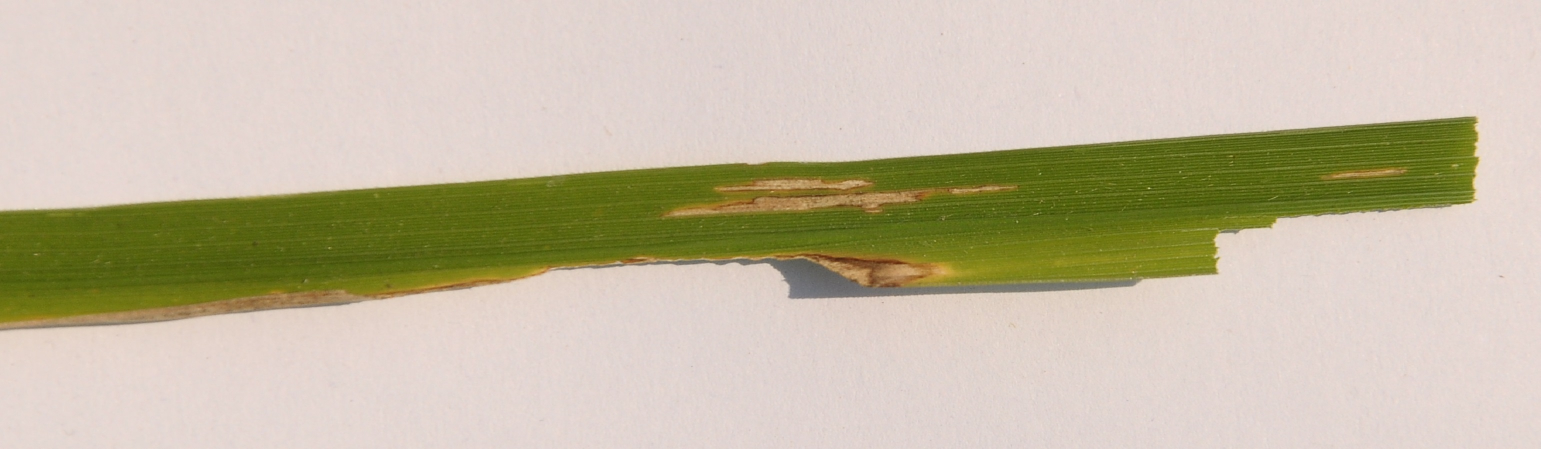
#> input picture tests/fixtures/bacterial_leaf_blight.jpg, 3081 x 897 px (shown at 1/2 size)
$ python -i image_pipeline.py   (imports and definitions only)   (older library calls are emulated)
#> lines starting #> are read from the running program, lines starting #| are printed output that depends on the picture; after the words box and inside, x2 and y2 are one past the last pixel; in counts of white or black regions, pixels touching at a corner belong together
#> further down, picture is the input picture: shape (897, 3081, 3); mean B, G, R 163.8, 187.4, 196.8
import base64
import time
from typing import Any, Dict, List, Tuple

import cv2
import numpy as np
from scipy.stats import skew
from skimage.feature import graycomatrix, graycoprops

from app.config import (
    IMG_HEIGHT,
    IMG_WIDTH,
    MAX_FILE_SIZE_BYTES,
    MIN_LEAF_AREA_RATIO,
)


class InvalidImageError(ValueError):
    """Raised when an uploaded file is not a valid JPEG or PNG image."""
    pass


class NonLeafImageError(ValueError):
    """Raised when an image contains insufficient leaf area (leaf_area_ratio < threshold)."""
    def __init__(self, message: str, leaf_area_ratio: float):
        super().__init__(message)
        self.leaf_area_ratio = leaf_area_ratio


# [131 lines left out: functions validate_image_file, decode_image_bytes, encode_image_base64, apply_perturbations, apply_gray_world, apply_clahe_lab and 1 more, not called in this run]


def segment_leaf_and_lesions(
    img_bgr: np.ndarray,
) -> Tuple[np.ndarray, np.ndarray, np.ndarray, float, float, int]:
    """
    Segments the rice leaf object from background and detects lesion blobs.

    Returns:
    - leaf_mask: Binary mask of leaf
    - lesion_mask: Binary mask of lesions
    - final_segmented: Image displaying segmented leaf
    - leaf_area_ratio: Ratio of leaf pixels to total image pixels
    - lesion_area_ratio: Ratio of lesion pixels to leaf pixels
    - lesion_blob_count: Number of distinct lesion blobs
    """
    hsv = cv2.cvtColor(img_bgr, cv2.COLOR_BGR2HSV)
#> hsv: shape (897, 3081, 3); mean H, S, V 14.3, 63, 198.8
    gray = cv2.cvtColor(img_bgr, cv2.COLOR_BGR2GRAY)
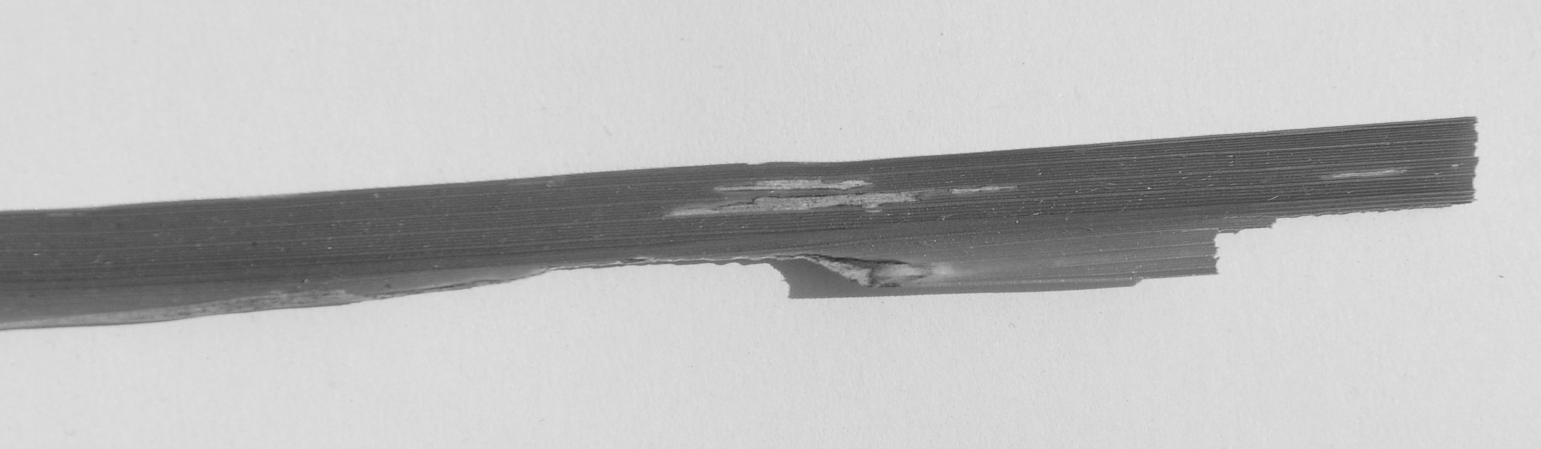
#> gray: shape (897, 3081) (shown at 1/2 size); min 41, max 235, mean 187.5

    # Threshold on Saturation (leaf has color, background is white/light)
    _, mask_sat = cv2.threshold(hsv[:, :, 1], 25, 255, cv2.THRESH_BINARY)
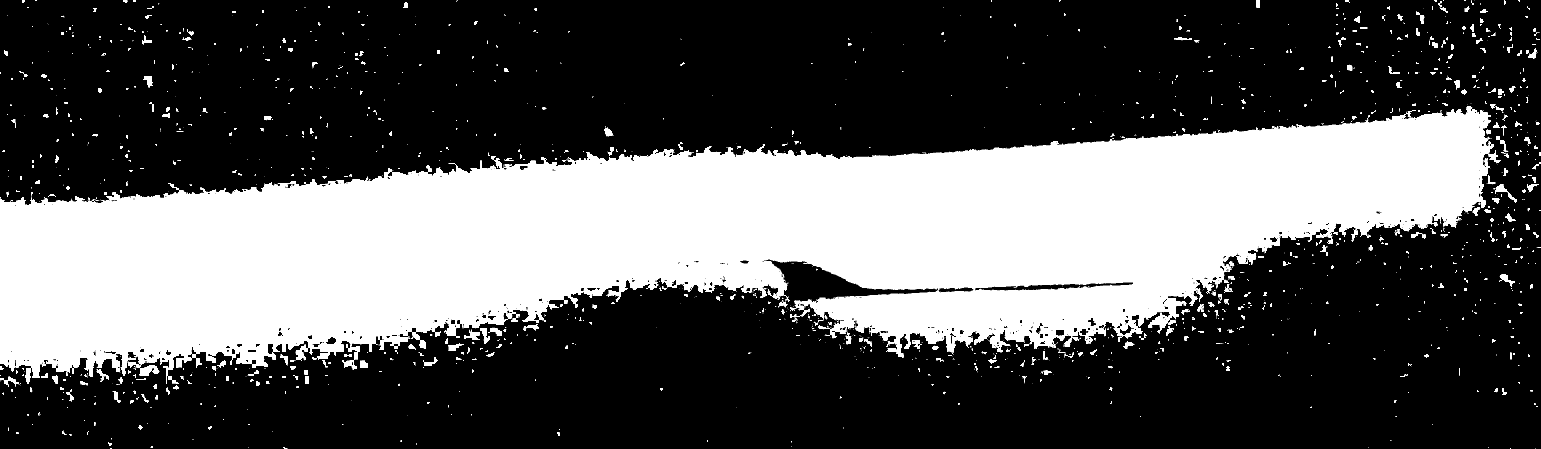
#> mask_sat: shape (897, 3081) (shown at 1/2 size); 34.4% white; 1338 white regions (888 under 20 px), largest, box (x1, y1, x2, y2) and area: (0, 212, 3002, 768) 916794, (2986, 368, 3034, 406) 441, (928, 658, 960, 680) 356
    # Otsu threshold on inverted grayscale
    _, mask_otsu = cv2.threshold(gray, 0, 255, cv2.THRESH_BINARY_INV + cv2.THRESH_OTSU)
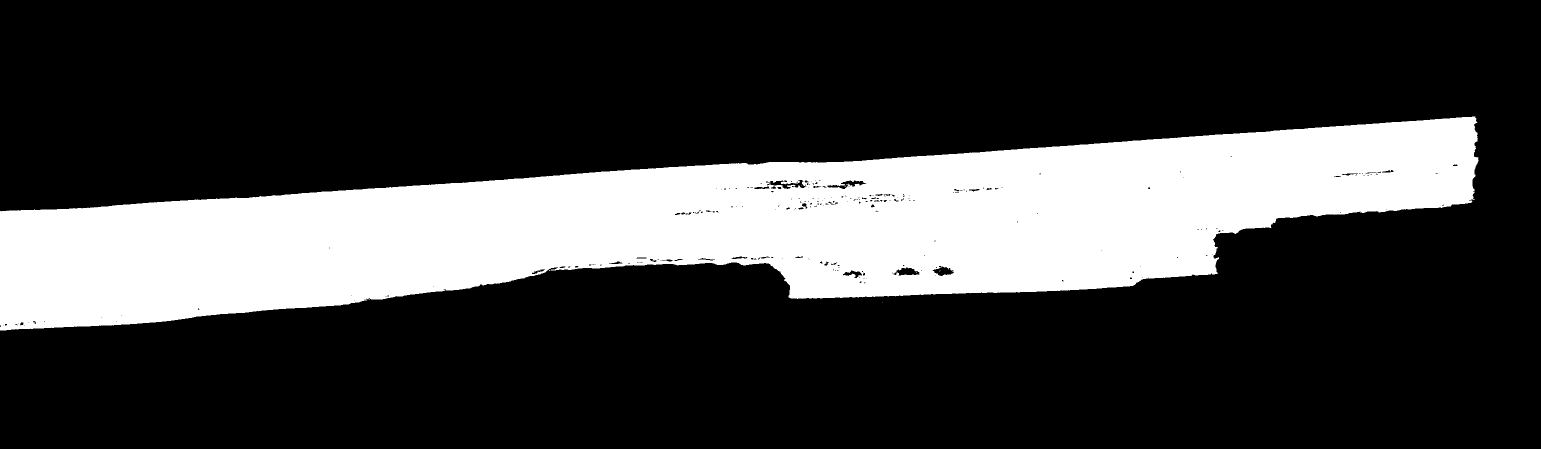
#> mask_otsu: shape (897, 3081) (shown at 1/2 size); 24.3% white; 7 white regions (6 under 20 px), largest, box (x1, y1, x2, y2) and area: (0, 233, 2957, 661) 671057
    leaf_mask_raw = cv2.bitwise_or(mask_sat, mask_otsu)
#> leaf_mask_raw: shape (897, 3081); 34.8% white; 1330 white regions (880 under 20 px), largest, box (x1, y1, x2, y2) and area: (0, 212, 3002, 768) 928897, (2986, 368, 3034, 406) 441, (928, 658, 960, 680) 356

    # Morphological opening and closing
    kernel = cv2.getStructuringElement(cv2.MORPH_ELLIPSE, (5, 5))
    leaf_mask = cv2.morphologyEx(leaf_mask_raw, cv2.MORPH_CLOSE, kernel, iterations=2)
#> leaf_mask: shape (897, 3081); 35.9% white; 871 white regions (530 under 20 px), largest, box (x1, y1, x2, y2) and area: (0, 207, 3034, 780) 964285, (3044, 349, 3078, 386) 454, (0, 750, 42, 774) 419
    leaf_mask = cv2.morphologyEx(leaf_mask, cv2.MORPH_OPEN, kernel, iterations=1)
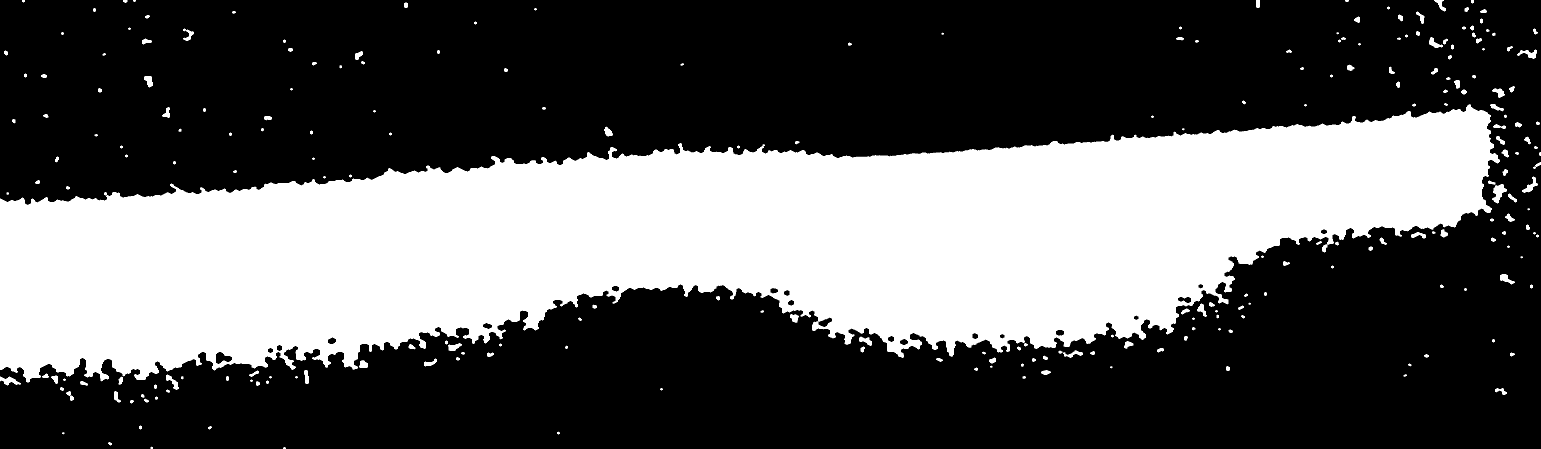
#> leaf_mask: shape (897, 3081) (shown at 1/2 size); 35.3% white; 246 white regions (11 under 20 px), largest, box (x1, y1, x2, y2) and area: (0, 208, 3000, 765) 957579, (2984, 368, 3014, 407) 616, (0, 753, 42, 771) 388

    total_pixels = leaf_mask.size
#> total_pixels = 2763657
    leaf_pixels = int(np.count_nonzero(leaf_mask))
#> leaf_pixels = 976298
    leaf_area_ratio = float(leaf_pixels / max(1, total_pixels))
#> leaf_area_ratio = 0.353

    # Guard check: if leaf area ratio < threshold, raise NonLeafImageError
    if leaf_area_ratio < MIN_LEAF_AREA_RATIO:
        raise NonLeafImageError(
            f"Area daun padi tidak terdeteksi secara memadai (rasio daun: {leaf_area_ratio*100:.1f}%). "
            f"Pastikan fokus kamera mengarah pada daun padi.",
            leaf_area_ratio=round(leaf_area_ratio, 4),
        )

    # Lesion Segmentation inside leaf
    lab = cv2.cvtColor(img_bgr, cv2.COLOR_BGR2Lab)
#> lab: shape (897, 3081, 3); mean of channels 0, 1, 2 193.7, 127.8, 141.3
    l_channel = lab[:, :, 0]

    # Masked L channel for leaf pixels
    leaf_l = l_channel[leaf_mask > 0]
    l_mean = float(np.mean(leaf_l)) if len(leaf_l) > 0 else 128.0
#> l_mean = 145.3
    l_std = float(np.std(leaf_l)) if len(leaf_l) > 0 else 20.0
#> l_std = 49.74

    # Lesions are darker or distinct spots on the leaf
    lesion_threshold = max(30, int(l_mean - 0.75 * l_std))
#> lesion_threshold = 108
    _, lesion_mask_raw = cv2.threshold(l_channel, lesion_threshold, 255, cv2.THRESH_BINARY_INV)
#> lesion_mask_raw: shape (897, 3081); 11.6% white; 1332 white regions (1148 under 20 px), largest, box (x1, y1, x2, y2) and area: (0, 319, 2912, 596) 244526, (1601, 247, 2933, 385) 50457, (1590, 508, 1815, 575) 2577
    lesion_mask = cv2.bitwise_and(lesion_mask_raw, leaf_mask)

    # Remove microscopic noise
    k_small = cv2.getStructuringElement(cv2.MORPH_RECT, (3, 3))
    lesion_mask = cv2.morphologyEx(lesion_mask, cv2.MORPH_OPEN, k_small)
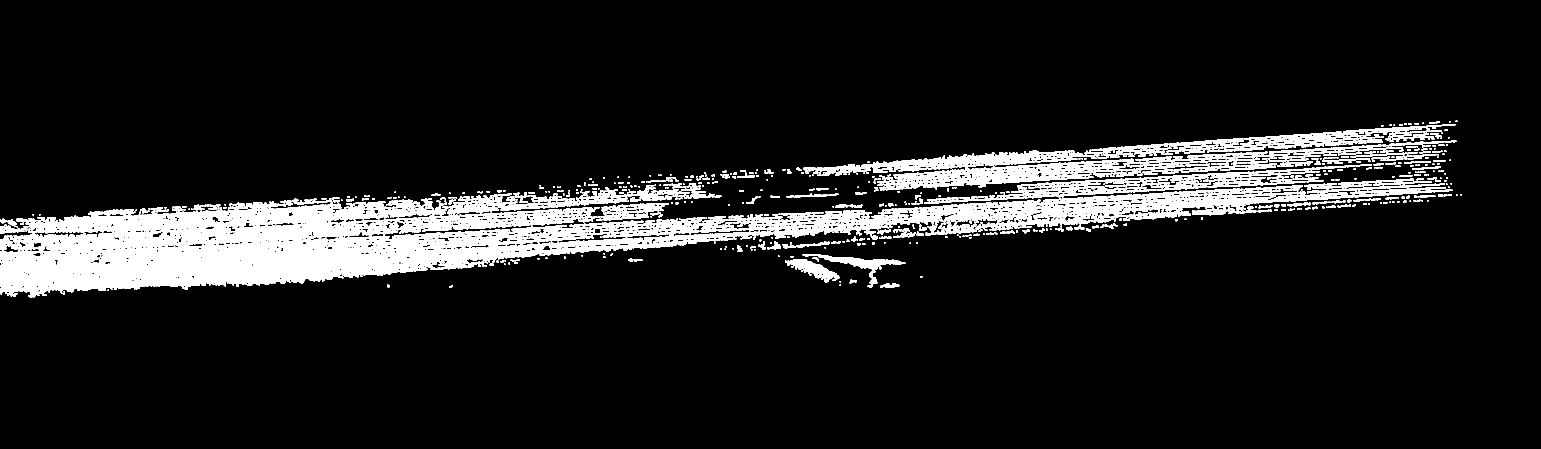
#> lesion_mask: shape (897, 3081) (shown at 1/2 size); 10.7% white; 778 white regions (368 under 20 px), largest, box (x1, y1, x2, y2) and area: (0, 367, 2905, 595) 198506, (1606, 300, 2580, 381) 25005, (885, 375, 1379, 429) 7444

    lesion_pixels = int(np.count_nonzero(lesion_mask))
#> lesion_pixels = 294486
    lesion_area_ratio = float(lesion_pixels / max(1, leaf_pixels))
#> lesion_area_ratio = 0.302

    # Count lesion blobs
    num_labels, _, _, _ = cv2.connectedComponentsWithStats(lesion_mask, connectivity=8)
#> num_labels = 779
    lesion_blob_count = max(0, num_labels - 1)  # exclude background
#> lesion_blob_count = 778

    # Final segmented visualization
    final_segmented = cv2.bitwise_and(img_bgr, img_bgr, mask=leaf_mask)
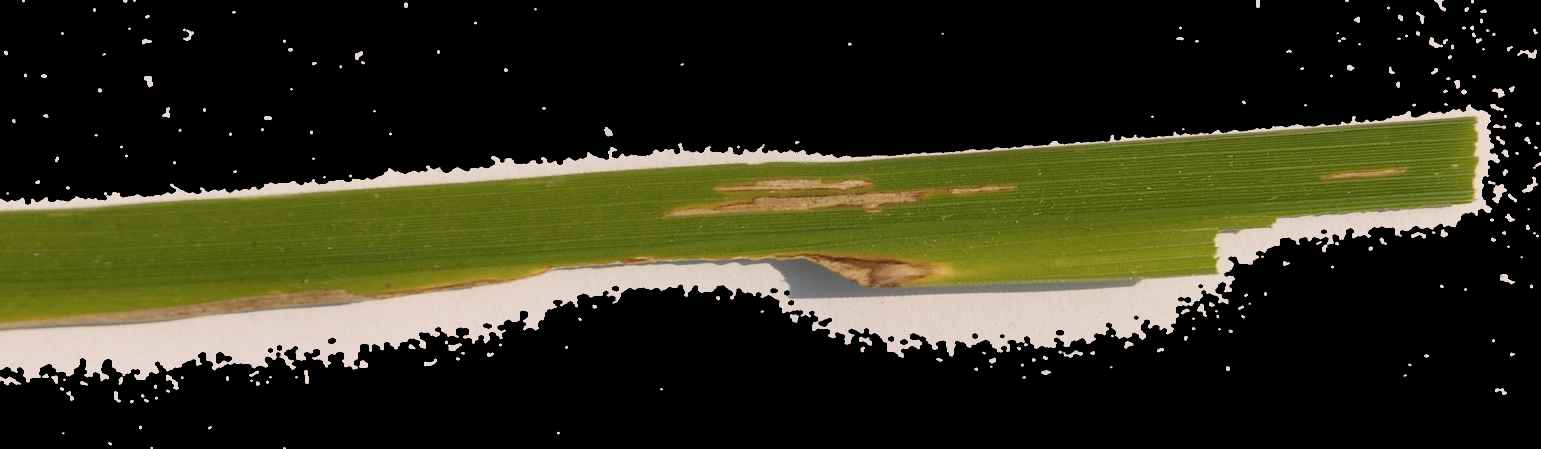
#> final_segmented: shape (897, 3081, 3) (shown at 1/2 size); mean B, G, R 29.2, 49.5, 50.2

    return (
        leaf_mask,
        lesion_mask,
        final_segmented,
        leaf_area_ratio,
        lesion_area_ratio,
        lesion_blob_count,
    )


# [172 lines left out: function extract_features, not called in this run]

>>> import cv2
>>> picture = cv2.imread('../tests/fixtures/bacterial_leaf_blight.jpg')
>>> result = segment_leaf_and_lesions(picture)
#> result = 6 items

$ run again, on tests/fixtures/leaf_smut.jpg
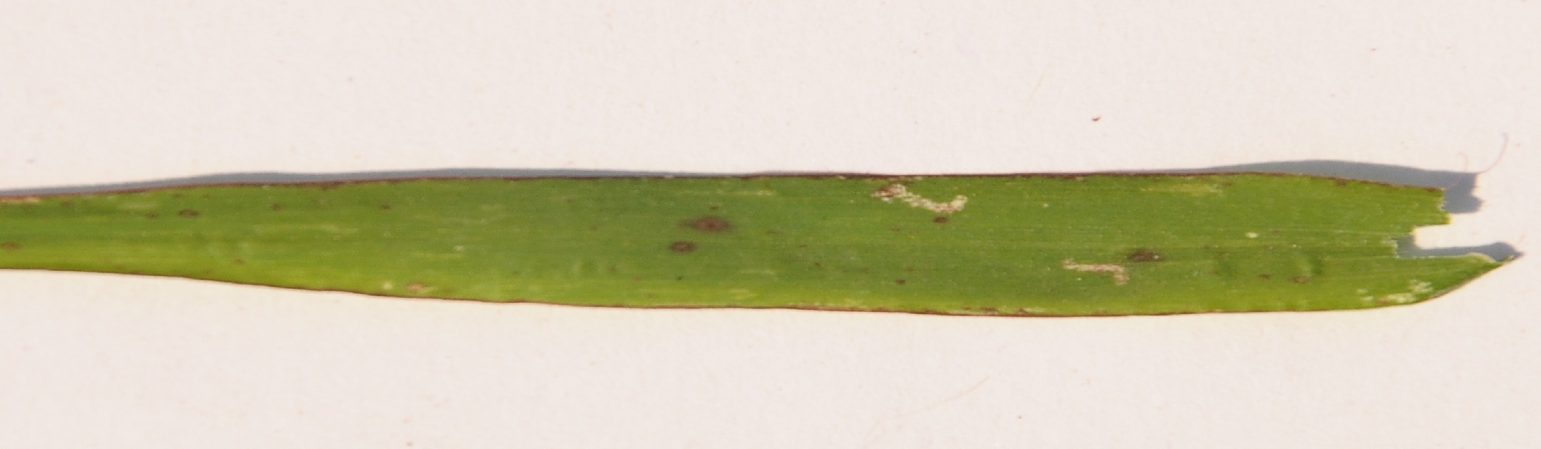
#> input picture tests/fixtures/leaf_smut.jpg, 3081 x 897 px (shown at 1/2 size)
#> picture is the input picture: shape (897, 3081, 3); mean B, G, R 176.3, 203, 208.1
#> hsv: shape (897, 3081, 3); mean H, S, V 17.8, 55.8, 210.5
#> in segment_leaf_and_lesions, `_, mask_sat = cv2.threshold(hsv[:, :, 1], 25, 255, cv2.THRESH_BINARY)`:
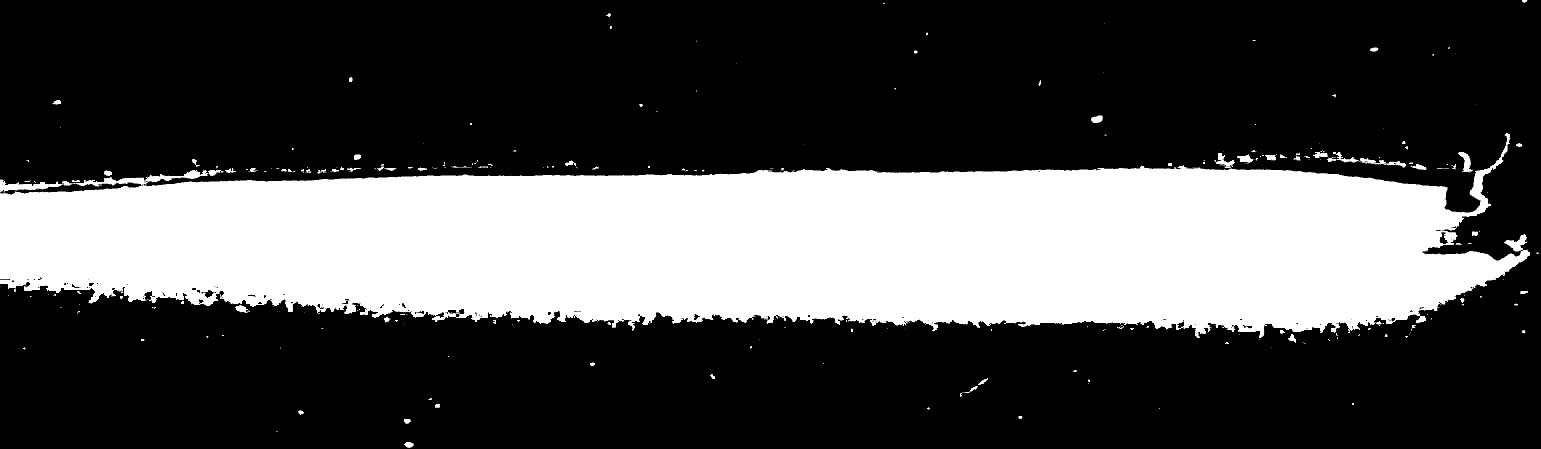
#> mask_sat: shape (897, 3081) (shown at 1/2 size); 30.1% white; 309 white regions (221 under 20 px), largest, box (x1, y1, x2, y2) and area: (0, 266, 3060, 676) 823965, (2720, 316, 2812, 335) 581, (2916, 304, 2946, 345) 553
#> mask_otsu: shape (897, 3081); 27.5% white; 2 white regions, box (x1, y1, x2, y2) and area: (0, 320, 3044, 635) 760671, (2186, 237, 2197, 242) 36
#> leaf_mask_raw: shape (897, 3081); 31.3% white; 295 white regions (213 under 20 px), largest, box (x1, y1, x2, y2) and area: (0, 266, 3060, 676) 858386, (2916, 304, 2946, 345) 553, (2474, 309, 2507, 328) 326
#> leaf_pixels = 875916
#> leaf_area_ratio = 0.317
#> lab: shape (897, 3081, 3); mean of channels 0, 1, 2 207.1, 125.8, 142.2
#> l_mean = 146.4
#> l_std = 34
#> lesion_threshold = 120
#> lesion_mask_raw: shape (897, 3081); 2.6% white; 1137 white regions (1011 under 20 px), largest, box (x1, y1, x2, y2) and area: (309, 344, 2570, 476) 40854, (0, 400, 247, 436) 4121, (1315, 478, 1450, 515) 2412
#> lesion_mask: shape (897, 3081); 2.3% white; 296 white regions (148 under 20 px), largest, box (x1, y1, x2, y2) and area: (853, 347, 1834, 431) 18842, (1845, 345, 2479, 372) 7740, (1306, 410, 1479, 476) 5774
#> lesion_pixels = 63083
#> lesion_area_ratio = 0.072
#> num_labels = 297
#> lesion_blob_count = 296
#> in segment_leaf_and_lesions, `final_segmented = cv2.bitwise_and(img_bgr, img_bgr, mask=leaf_mask)`:
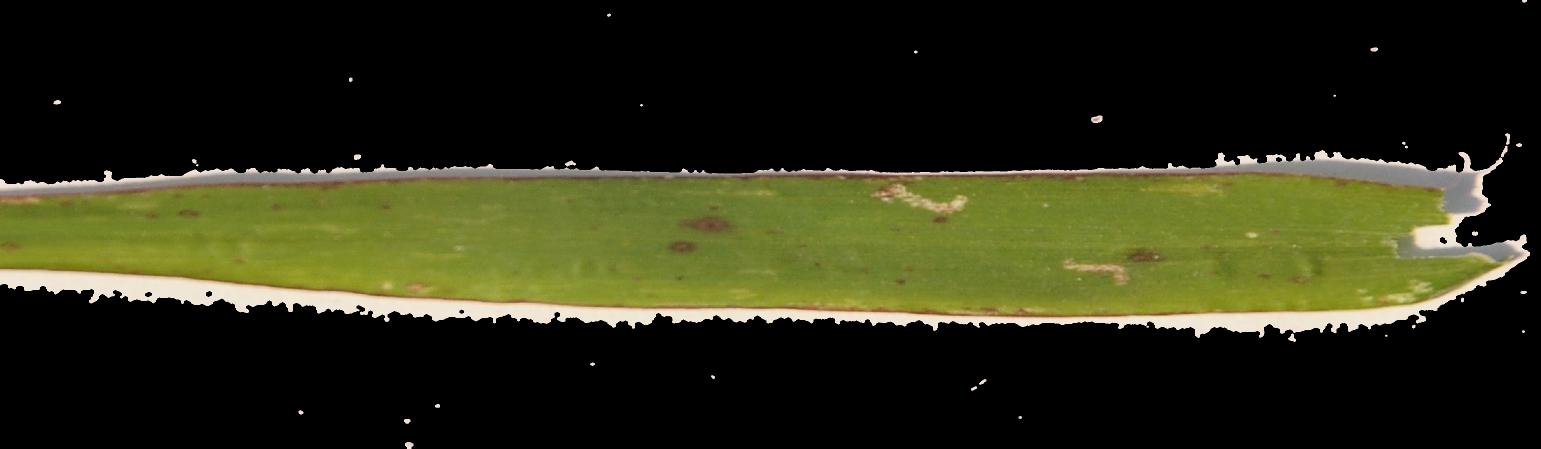
#> final_segmented: shape (897, 3081, 3) (shown at 1/2 size); mean B, G, R 22.7, 45.1, 44
#> result = 6 items
